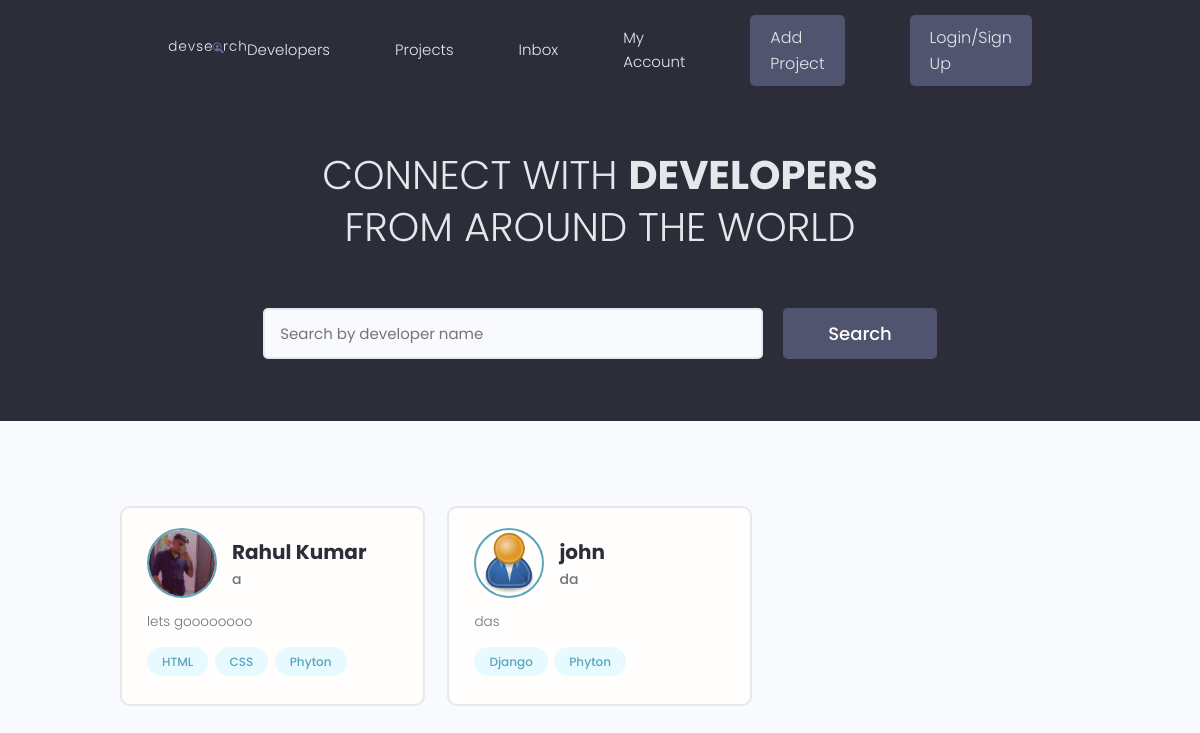
The app's page /, older data.
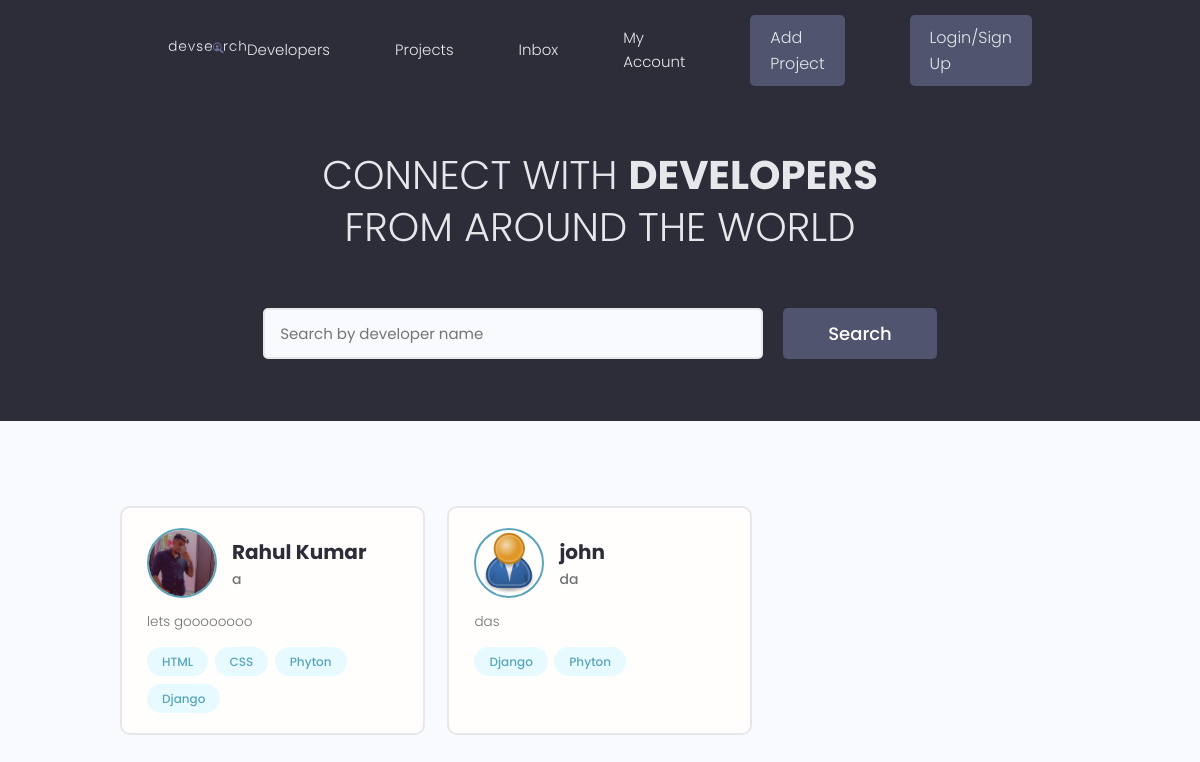
The same page, newer data.
### user/models.py (models this page shows, shortened)
class Profile(models.Model):
    user =  models.OneToOneField(User, on_delete=models.CASCADE, null=True, blank=True)
    name = models.CharField(max_length=200, blank=True, null=True)
    username = models.CharField(max_length=200, blank=True, null=True)
    location = models.CharField(max_length=200, blank=True, null=True)
    email = models.EmailField(max_length=500, blank=True, null=True)
    short_intro = models.CharField(max_length=200, blank=True, null=True)
    bio = models.TextField(blank=True, null=True)
    profile_image = models.ImageField(null=True, blank=True, upload_to='profiles/', default='profiles/user-default.png' )
    social_github = models.CharField(max_length=200, blank=True, null=True)
    social_twitter = models.CharField(max_length=200, blank=True, null=True)
    social_linkedin = models.CharField(max_length=200, blank=True, null=True)
    social_youtube = models.CharField(max_length=200, blank=True, null=True)
    social_instagram = models.CharField(max_length=200, blank=True, null=True)
    created = models.DateTimeField(auto_now_add=True)
    id = models.UUIDField(default=uuid.uuid4, unique=True,
                          primary_key=True, editable=False)

class Skill(models.Model):
    owner = models.ForeignKey(Profile, on_delete=CASCADE, null=True, blank=True)
    name = models.CharField(max_length=200, blank=True, null=True)
    description = models.TextField(blank=True, null=True)
    created = models.DateTimeField(auto_now_add=True)
    id = models.UUIDField(default=uuid.uuid4, unique=True,
                          primary_key=True, editable=False)
    def __str__(self):
        return str(self.name)

### user/views.py (the view)
# urls.py: path('', views.profiles, name='profile'),
def profiles(request):
    profiles = Profile.objects.all()
    context = {
        'profiles': profiles
    }
    return render(request, 'users/profiles.html', context=context)

### user/templates/users/profiles.html (shortened to what this page needs)
{% extends 'main.html' %}
{% block content %}
<main class="home">
    <section class="hero-section text-center">
      <div class="container container--narrow">
        <div class="hero-section__box">
          <h2>CONNECT WITH <span>DEVELOPERS</span></h2>
          <h2>FROM AROUND THE WORLD</h2>
        </div>
        <div class="hero-section__search">
          <form class="form" action="#" method="get">
            <div class="form__field">
              <input class="input input--text" id="formInput#search" type="text" name="text"
                placeholder="Search by developer name" />
            </div>
            <input class="btn btn--sub btn--lg" type="submit" value="Search" />
          </form>
        </div>
      </div>
    </section>
    <section class="devlist">
      <div class="container">
        <div class="grid grid--three">
            {% for profile in profiles %}
          <div class="column card">
            <div class="dev">
              <a href="{% url 'user-profile' profile.id %}" class="card__body">
                <div class="dev__profile">
                  <img class="avatar avatar--md" src="{{ profile.profile_image.url }}" alt="image" />
                  <div class="dev__meta">
                    <h3>{{profile.name}}</h3>
                    <h5>{{profile.short_intro|slice:"100"}}</h5>
                  </div>
                </div>
                <p class="dev__info">
                  {{profile.bio|slice:"250"}}
                </p>
                <div class="dev__skills">
                  {% for skill in profile.skill_set.all %}
                  <span class="tag tag--pill tag--main">
                    <small>{{ skill }}</small>
                  </span>
                {% endfor %}
                </div>
              </a>
            </div>
        </div>
        {% endfor %}
        </div>
      </div>
    </section>
  </main>
{% endblock %}

Row changes from the older to the newer data that the page shows:
added Skill: name "Django", shown under Profile "Rahul Kumar"
